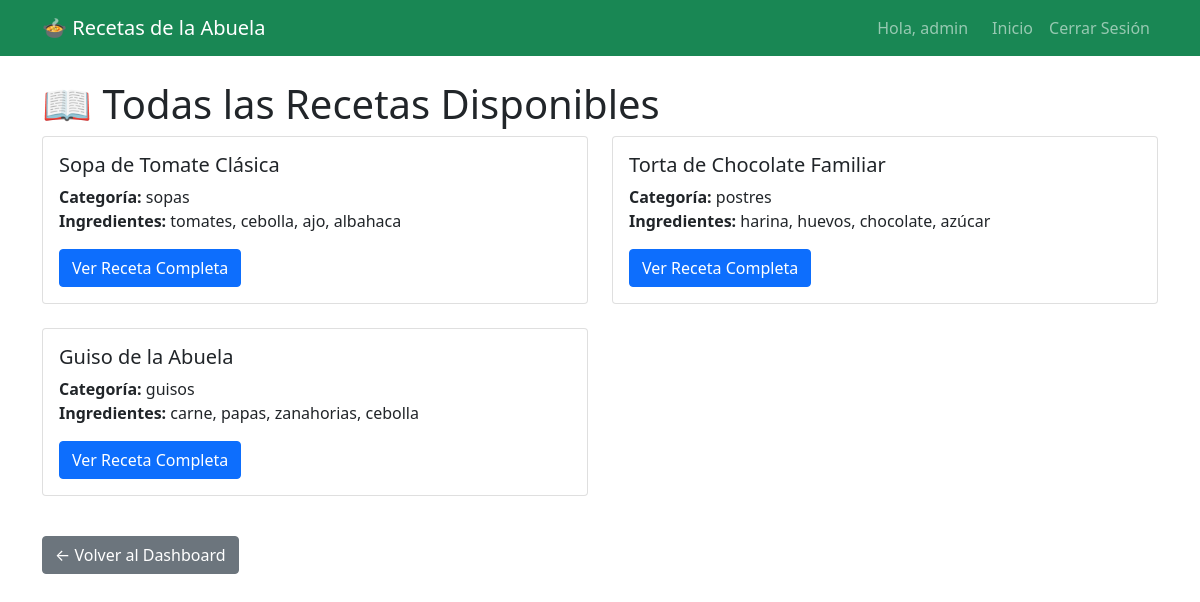
Screenshot of /recetas (signed in) with the database file from the repository.
### tables this page shows
CREATE TABLE recetas (
            id INTEGER PRIMARY KEY,
            nombre TEXT,
            ingredientes TEXT,
            instrucciones TEXT,
            bloqueada INTEGER DEFAULT 0,
            password_bloqueo TEXT,
            categoria TEXT
        );

### Tp-SDS/app.py (the view)
@app.route('/recetas')
def recetas():
    if not session.get('user_id'):
        return redirect(url_for('login'))
    conn = sqlite3.connect(DATABASE)  # Corregí el typo "0M7MM8G"
    c = conn.cursor()
    c.execute("SELECT * FROM recetas WHERE bloqueada = 0")  # "recetas" no "receta"
    recetas_disponibles = c.fetchall()  # Corregí el nombre de la variable
    conn.close()
    return render_template('recetas.html',
                         recetas=recetas_disponibles,  # Corregí los nombres
                         username=session.get('username'))

### Tp-SDS/templates/recetas.html (shortened to what this page needs)
<!DOCTYPE html>
<html lang="es">
<head>
    <link href="https://cdn.jsdelivr.net/npm/bootstrap@5.1.3/dist/css/bootstrap.min.css" rel="stylesheet">
</head>
<body>
    <nav class="navbar navbar-expand-lg navbar-dark bg-success">
        <div class="container">
            <a class="navbar-brand" href="{{ url_for('dashboard') }}">🍲 Recetas de la Abuela</a>
            <div class="navbar-nav ms-auto">
                <span class="navbar-text me-3">Hola, {{ username }}</span>
                <a class="nav-link" href="{{ url_for('dashboard') }}">Inicio</a>
                <a class="nav-link" href="{{ url_for('logout') }}">Cerrar Sesión</a>
            </div>
        </div>
    </nav>
    <div class="container mt-4">
        <h1>📖 Todas las Recetas Disponibles</h1>
        <div class="row">
            {% if recetas %}
                {% for receta in recetas %}
                    <div class="col-md-6 mb-4">
                        <div class="card">
                            <div class="card-body">
                                <h5 class="card-title">{{ receta[1] }}</h5>
                                <p class="card-text">
                                    <strong>Categoría:</strong> {{ receta[6] }}<br>
                                    <strong>Ingredientes:</strong> {{ receta[2][:100] }}{% if receta[2]|length > 100 %}...{% endif %}
                                </p>
                                <a href="{{ url_for('ver_receta', receta_id=receta[0]) }}" class="btn btn-primary">Ver Receta Completa</a>
                            </div>
                        </div>
                    </div>
                {% endfor %}
            {% else %}
                <div class="col-12">
                    <div class="alert alert-warning">
                        No hay recetas disponibles en este momento.
                    </div>
                </div>
            {% endif %}
        </div>
        <div class="mt-3">
            <a href="{{ url_for('dashboard') }}" class="btn btn-secondary">← Volver al Dashboard</a>
        </div>
    </div>
</body>
</html>

### rows the page displays
recetas: nombre "Sopa de Tomate Clásica", categoria "sopas", ingredientes "tomates, cebolla, ajo, albahaca"
recetas: nombre "Torta de Chocolate Familiar", categoria "postres", ingredientes "harina, huevos, chocolate, azúcar"
recetas: nombre "Guiso de la Abuela", categoria "guisos", ingredientes "carne, papas, zanahorias, cebolla"

### other values shown
{{ username }} "admin"
